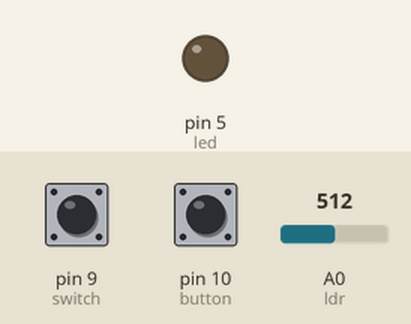
This sketch was run on a simulated Arduino Uno, built with avr-gcc and run on an emulated ATmega328P. On the bench: output pins drawn as LEDs (lit = HIGH). The test bench sets the inputs (shaded band); at power-on: pin 9 (switch) HIGH, pin 10 (button) LOW, A0 (ldr) = 512.

Above: at 1.2 s.
1.3 s: pin 9 (switch) pulled LOW for 0.15 s
At 1.37 s:
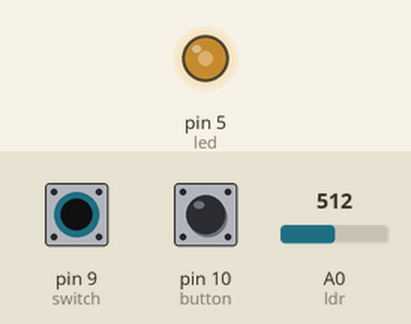
2.9 s: pin 10 (button) pulled HIGH for 0.15 s
At 2.97 s:
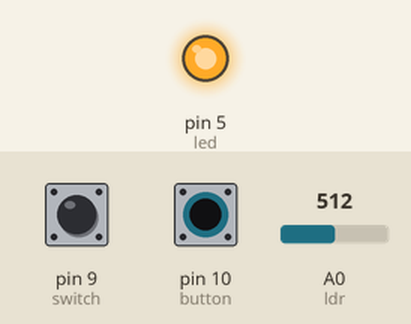
4.5 s: pin 10 (button) pulled HIGH for 3.2 s
At 8.3 s:
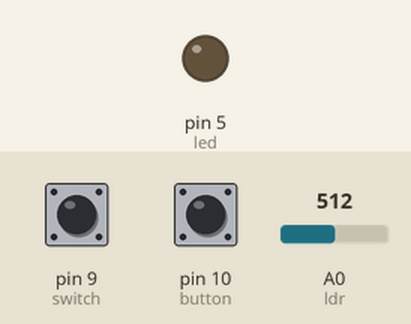
9.2 s: pin 9 (switch) pulled LOW for 3.2 s
At 10.6 s:
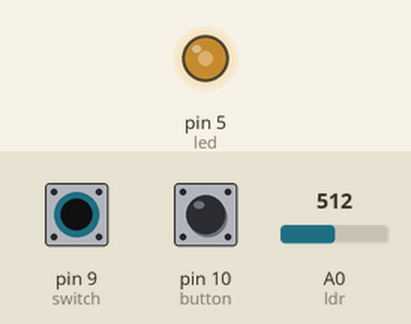
Timing chart, 0 to 13.9 s (numbered marks = the images above; inputs shaded):
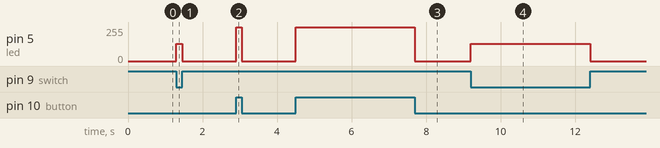

The sketch:

smart_light_system.ino
```cpp
#define led 5
#define button 10
#define switch 9
#define ldr A0
int val;

void setup() {
 pinMode(button,INPUT);
 pinMode(switch,INPUT);
 pinMode(ldr,INPUT);
 pinMode(led,OUTPUT);


}

void loop() {
  val=analogRead(ldr);
  val=map(val,0,1023,255,0);
  if(!digitalRead(switch)){
    analogWrite(led,val);
  }
  else{
    if(digitalRead(button)){
      digitalWrite(led,HIGH);
      }
      else{

      digitalWrite(led,LOW);
        }
    }

}
```

Measured:
- after the input at 1.3 s, pin 5 (led): 0/255 → 128/255 at once, → 0/255 0.15 s later
- after the input at 2.9 s, pin 5 (led): 0/255 → 255/255 at once, → 0/255 0.15 s later
- after the input at 4.5 s, pin 5 (led): 0/255 → 255/255 at once, → 0/255 3.2 s later
- after the input at 9.2 s, pin 5 (led): 0/255 → 128/255 at once, → 0/255 3.2 s later
